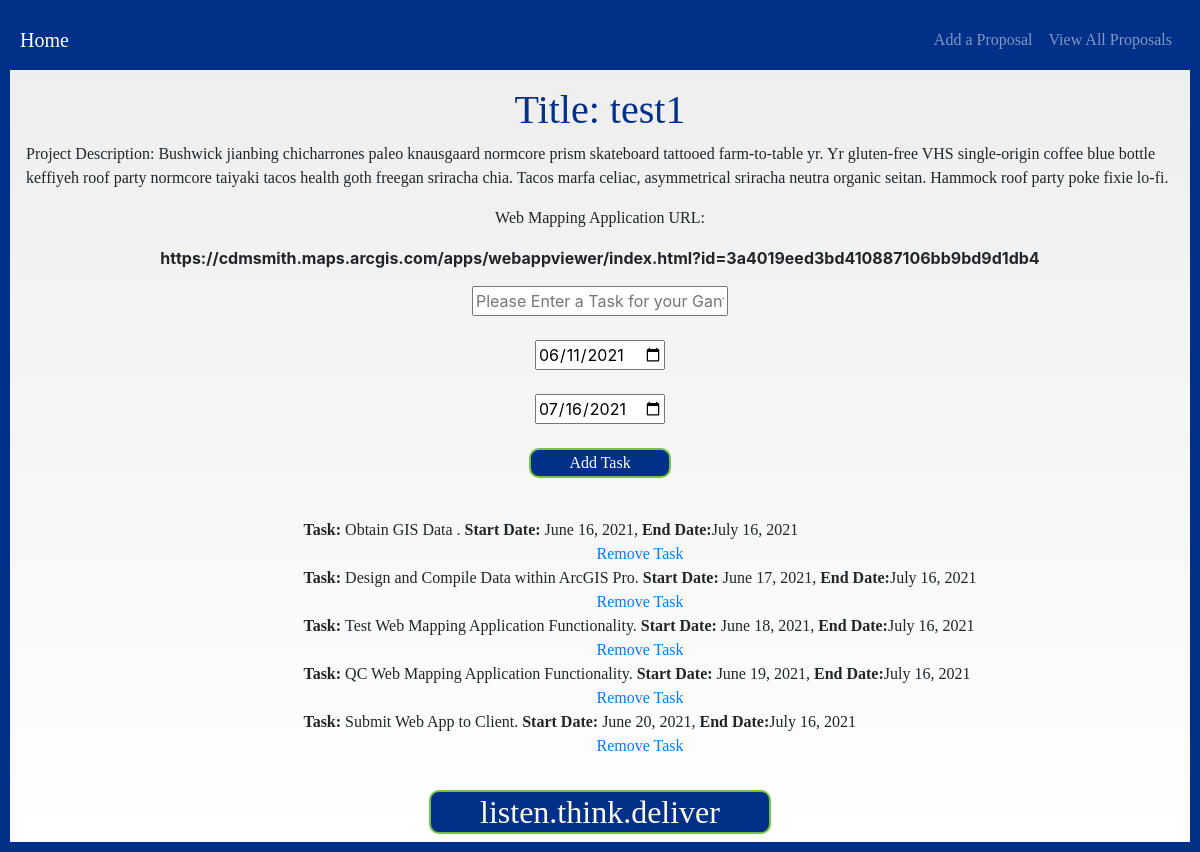
The app's page /details/1, older data.
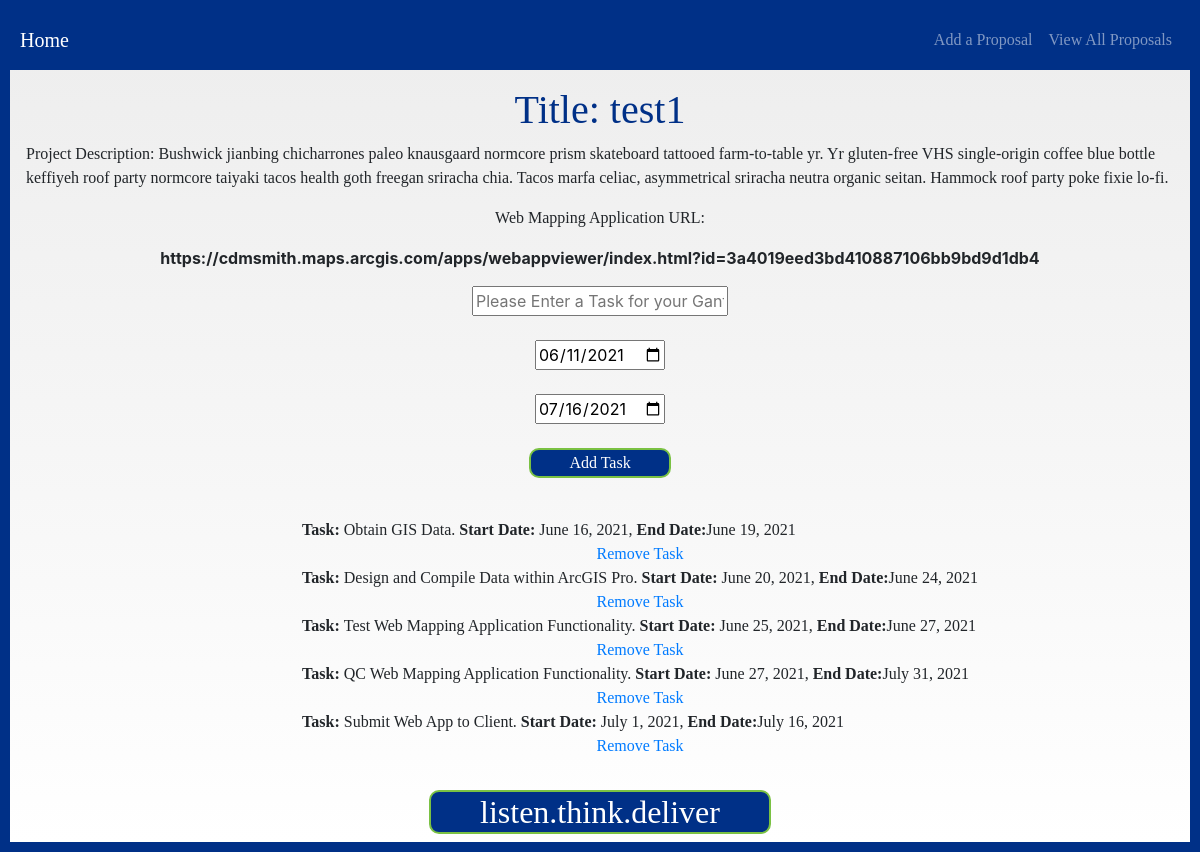
The same page, newer data.
### Capstone_app/models.py (models this page shows, shortened)
class Proposal(models.Model):
    title = models.CharField(max_length=200)
    project_description = models.TextField(max_length=1000)
    map_id = models.URLField(max_length=200)
    project_date_start = models.DateField()
    project_date_end = models.DateField()
    gantt_title = models.CharField(max_length=100, null=True, blank=True)
    gantt_date_start = models.DateField(default=datetime.datetime.now)
    gantt_date_end = models.DateField(default=datetime.datetime.now)
    user = models.ForeignKey(
        User, on_delete=models.CASCADE, null=True, blank=True)

class Task(models.Model):
    taskItem = models.TextField()
    task_id = models.ForeignKey(Proposal, on_delete=models.CASCADE)
    gantt_date_start = models.DateField()
    gantt_date_end = models.DateField()

### Capstone_app/views.py (the view)
# urls.py: path('details/<int:id>', views.see_details, name = 'see_details'),
def see_details(request, id):
    details = Proposal.objects.get(id=id)
    context = {
        "details": details,
        "tasks": tasks
    }
    return render(request, 'pages/details.html', context)

### templates/pages/details.html (shortened to what this page needs)
{% extends 'base.html' %} {% block content %} {% csrf_token %}
<div id="main" class="proposal_info">
  <h1>Title: {{details.title}}</h1>
  <p class="project_description_details">
    Project Description: {{details.project_description}}
  </p>
  <p>Web Mapping Application URL:</p>
  <b>{{details.map_id}}</b>
</div>
<form action="{% url 'add_task' details.id %}" method="POST">
  <div class="task_input">
    <input
      class="openbtn"
      onclick="openNav()"
      id="myBtn"
      type="text"
      name="gantt_title"
      placeholder="Please Enter a Task for your Gantt Chart"
    />
    <br />
    <input
      class="closebtn"
      onclick="closeNav()"
      type="date"
      id="start_date"
      name="gantt_date_start"
      value="2021-06-11"
      min="2021-01-01"
      max="2030-12-31"
    />
    <br />
    <input
      class="closebtn"
      onclick="closeNav()"
      type="date"
      id="end_date"
      name="gantt_date_end"
      value="2021-07-16"
      min="2021-01-01"
      max="2030-12-31"
    />
    <br />
    <a><button type="submit" class="submit-button_details">Add Task</button></a>
  </div>
  <br />
  <div id="task_details" class="task_details">
    <ul>
      {% for t in details.task_set.all %}
      <ul>
        <b>Task: </b
        >{{t.taskItem}}.<b> Start Date:</b>
        {{t.gantt_date_start}},
        <b>End Date:</b
        >{{t.gantt_date_end}}
        <a name="delete_task" href="{% url 'delete_task' t.id %}"
          >Remove Task</a
        >
      </ul>
      {% endfor %}
    </ul>
  </div>
</form>
{% endblock %}

### templates/base.html (shortened to what this page needs)
{% load static %}
<!DOCTYPE html>
<html lang="en">
  <head>
    <link rel="stylesheet" href="{% static 'css/site.css' %}" />
    <link
      rel="stylesheet"
      href="https://stackpath.bootstrapcdn.com/bootstrap/4.3.1/css/bootstrap.min.css"
    />
  </head>
  <body>
    <nav
      style="padding: 10px"
      class="navbar navbar-expand-lg navbar-dark main-nav"
    >
      <a class="navbar-brand" href="{%url 'home'%}">Home</a>
      <div class="collapse navbar-collapse" id="navbarSupportedContent">
        <ul class="nav navbar-nav ml-auto">
          <li class="nav-item navbar-link profile">
            <a class="nav-link" href="{% url 'add_proposal' %}"
              >Add a Proposal</a
            >
          </li>
          <li class="nav-item navbar-link profile">
            <a class="nav-link" href="{% url 'proposals' %}"
              >View All Proposals</a
            >
          </li>
        </ul>
      </div>
    </nav>
    {% block content %} {% endblock %}
  </body>
  <h2>
    <button class="cdm-smith-button"><a class="link" href="https://cdmsmith.com/en/About-Us" target="_blank">listen.think.deliver</a></button>
  </h2>
</html>

### static/css/site.css (style rules this page uses)
html { border: 10px solid rgb(0, 48, 135); position: inherit; }
body { background-color: white; font-family: "Myriad Pro"; display: flex; flex-direction: column; justify-content: center; align-items: center; background: rgba(237, 237, 237, 1); background: -moz-linear-gradient( top, rgba(237, 237, 237, 1) 0%, rgba(246, 246, 246, 1) 53%, rgba(255, 255, 255, 1) 100% ); background: -webkit-gradient( left top, left bottom, color-stop(0%, rgba(237, 237, 237, 1)), color-stop(53%, rgba(246, 246, 246, 1)), color-stop(100%, rgba(255, 255, 255, 1)) ); background: -webkit-linear-gradient( top, rgba(237, 237, 237, 1) 0%, rgba(246, 246, 246, 1) 53%, rgba(255, 255, 255, 1) 100% ); background: -o-linear-gradient( top, rgba(237, 237, 237, 1) 0%, rgba(246, 246, 246, 1) 53%, rgba(255, 255, 255, 1) 100% ); background: -ms-linear-gradient( top, rgba(237, 237, 237, 1) 0%, rgba(246, 246, 246, 1) 53%, rgba(255, 255, 255, 1) 100% ); background: linear-gradient( to bottom, rgba(237, 237, 237, 1) 0%, rgba(246, 246, 246, 1) 53%, rgba(255, 255, 255, 1) 100% ); filter: progid:DXImageTransform.Microsoft.gradient( startColorstr='#ededed', endColorstr='#ffffff', GradientType=0 ); }
p { font-family: "Myriad Pro"; display: flex; flex-direction: column; justify-content: center; align-items: center; }
h1 { color: rgb(0, 48, 135); font-family: "Myriad Pro"; display: flex; flex-direction: column; justify-content: center; align-items: center; }
h2 { color: rgb(0, 48, 135); font-family: "Myriad Pro"; display: flex; flex-direction: column; justify-content: center; align-items: center; }
.cdm-smith-button { color: #ffffff; background-color: #003087; display: flex; flex-direction: column; justify-content: center; align-items: center; width: 342px; border-radius: 10px 10px 10px 10px; -moz-border-radius: 10px 10px 10px 10px; -webkit-border-radius: 10px 10px 10px 10px; border: 2px solid #7ac143; }
ul { font-family: "Myriad Pro"; }
a { color: rgb(0, 48, 135); font-family: "Myriad Pro"; display: flex; flex-direction: column; justify-content: center; align-items: center; }
.link { color: #ffffff; }
nav { background-color: rgb(0, 48, 135); font-family: "Myriad Pro"; width: 100%; }
#main { transition: margin-left 0.5s; padding: 16px; }
#task_details { transition: margin-left 0.5s; padding: 16px; }
input { display: flex; flex-direction: column; justify-content: center; align-items: center; }
.proposal_info { transition: margin-left 0.5s; padding: 16px; display: flex; flex-direction: column; justify-content: center; align-items: center; }
.task_details { display: flex; flex-direction: column; justify-content: center; align-items: center; }
.task_input { display: flex; flex-direction: column; justify-content: center; align-items: center; }
.submit-button_details { font-family: "Myriad Pro"; color: #ffffff; background-color: #003087; width: 142px; border-radius: 10px 10px 10px 10px; -moz-border-radius: 10px 10px 10px 10px; -webkit-border-radius: 10px 10px 10px 10px; border: 2px solid #7ac143; }

Row changes from the older to the newer data that the page shows:
changed Task "Obtain GIS Data": gantt_date_end "July 16, 2021" → "June 19, 2021"
changed Task "Design and Compile Data within ArcGIS Pro": gantt_date_start "June 17, 2021" → "June 20, 2021"; gantt_date_end "July 16, 2021" → "June 24, 2021"
changed Task "Test Web Mapping Application Functionality": gantt_date_start "June 18, 2021" → "June 25, 2021"; gantt_date_end "July 16, 2021" → "June 27, 2021"
changed Task "QC Web Mapping Application Functionality": gantt_date_start "June 19, 2021" → "June 27, 2021"; gantt_date_end "July 16, 2021" → "July 31, 2021"
changed Task "Submit Web App to Client": gantt_date_start "June 20, 2021" → "July 1, 2021"
